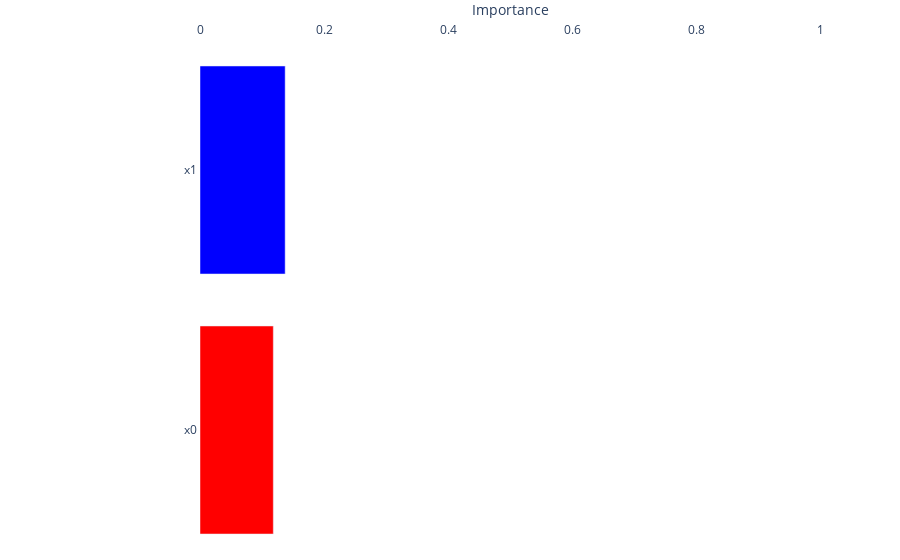

Notebook source saved alongside this figure:
### Code cell
explainer.plot_bias_ranking(X, y_pred, inline=True, colors=["red", "blue"])

### Figure 1 — Plotly figure (JSON) as saved in the notebook; plotly's stock layout.template omitted (floating-point values rounded to 4 significant figures)
{"data": [{"error_x": {"array": [], "arrayminus": [], "symmetric": false, "type": "data"}, "hoverinfo": "x", "marker": {"color": ["red", "blue"]}, "orientation": "h", "type": "bar", "x": [0.1182, 0.1374], "y": ["x0", "x1"]}], "layout": {"margin": {"b": 0, "l": 200, "t": 40}, "plot_bgcolor": "white", "xaxis": {"fixedrange": true, "range": [0, 1], "showline": true, "side": "top", "title": {"text": "Importance"}, "zeroline": false}, "yaxis": {"fixedrange": true, "showline": true, "zeroline": false}}}
